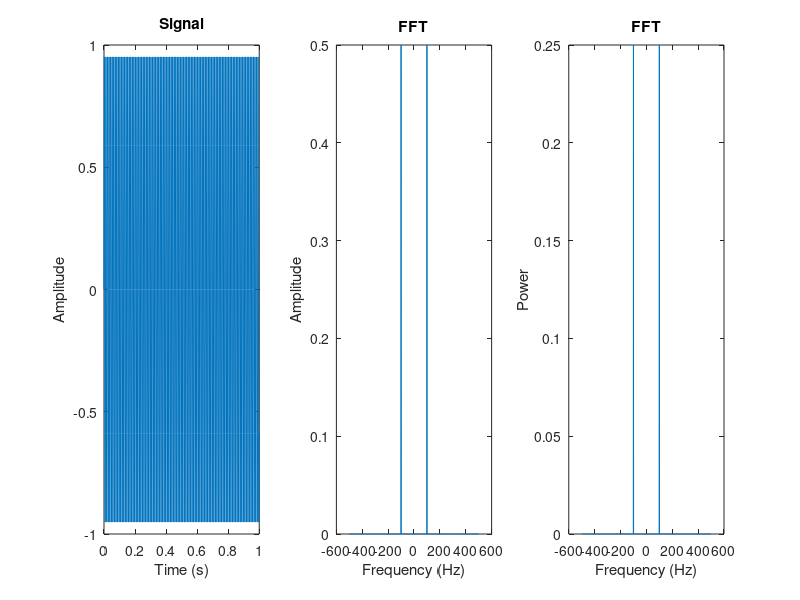

This figure's MATLAB source:
clear; clc; close all;

% Calculate and plot the absolute of fft for the specified signal.
% Is the peak frequency correct, and can you explain why the spectrum looks
% this way?

fs = 1e3; % Sampling frequency in Hertz
t = 0:(1/fs):1; % Sampling period
t = t(1:(end-1)); % Time vector
N = length(t); % Number of samples
y = sin(2*pi*100*t); % Signal

subplot(1, 3, 1);
plot(t, y);
title('Signal');
xlabel('Time (s)');
ylabel('Amplitude');

Y = fft(y); % FFT computation
Y = fftshift(Y); % unfold
Y = Y/N;

dt = mean(diff(t)); % sample spacing
df = 1 / (N * dt); % frequency spacing
fi = (0:(N-1)) - floor(N/2); % unfolded index
f = df * fi; % frequency vector

subplot(1, 3, 2);
plot(f, abs(Y)); % amplitude vs frequency
title('FFT');
xlabel('Frequency (Hz)');
ylabel('Amplitude');

subplot(1, 3, 3);
plot(f, abs(Y).^2); % power vs frequency
title('FFT');
xlabel('Frequency (Hz)');
ylabel('Power');